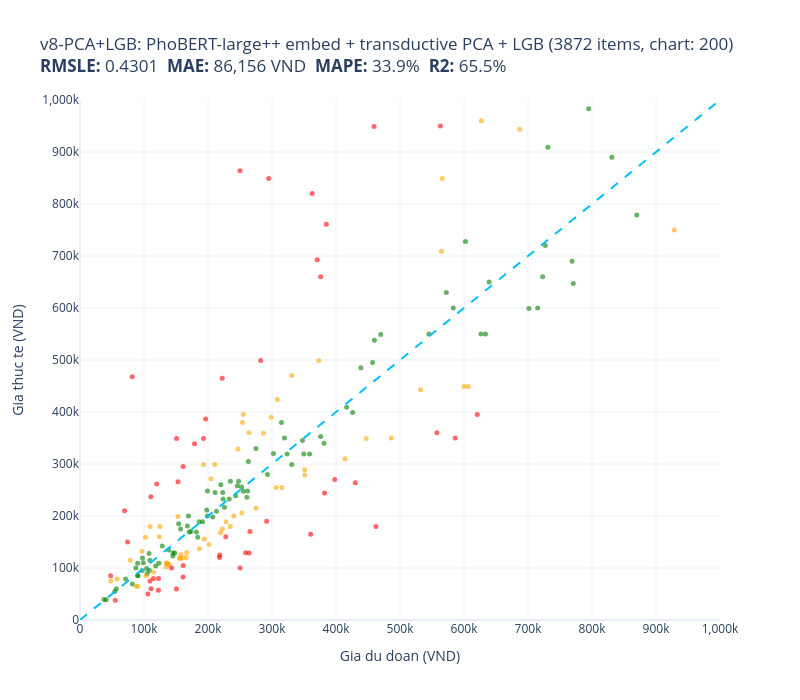
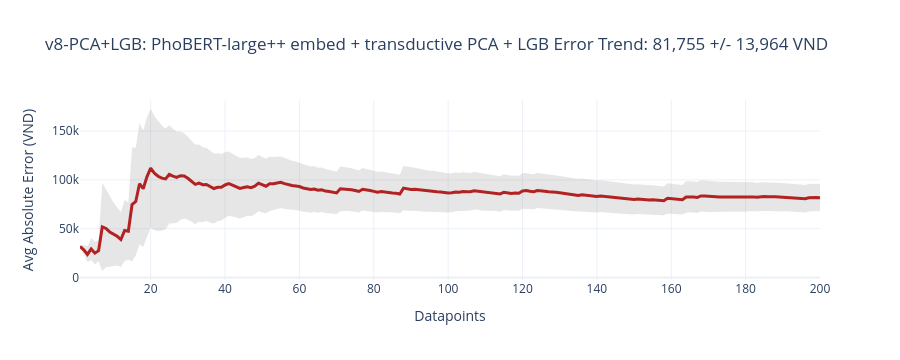

The notebook cell saved with these charts, in order:
### Code cell
print("\n--- v8-PCA+LGB: PhoBERT-large++ embed + Transductive PCA(256) + LGB ---")

V8_PCA_LGB_PATH = WEIGHTS_V8 / "lgb_v8_pbl_pca.pkl"
V8_PCA_PATH     = WEIGHTS_V8 / "pca_v8_transductive.pkl"

# Transductive PCA: fit on train+val+test to align embedding space
if V8_PCA_PATH.exists():
    pca_trans = joblib.load(V8_PCA_PATH)
    print(f"  Loaded transductive PCA: {V8_PCA_PATH.name}")
else:
    print("  Fitting transductive PCA(256) on train+val+test embeddings...")
    all_embs = np.vstack([pbl_emb_train, pbl_emb_val, pbl_emb_test])
    pca_trans = PCA(n_components=256, random_state=SEED)
    pca_trans.fit(all_embs)
    joblib.dump(pca_trans, V8_PCA_PATH)
    expl = pca_trans.explained_variance_ratio_.sum()
    print(f"  PCA fitted: 256 components, {expl:.1%} variance explained")
    del all_embs
    gc.collect()

X_pca_train = pca_trans.transform(pbl_emb_train).astype(np.float32)
X_pca_val   = pca_trans.transform(pbl_emb_val).astype(np.float32)
X_pca_test  = pca_trans.transform(pbl_emb_test).astype(np.float32)

# Append category one-hot
X_pca_cat_train = np.hstack([X_pca_train, cat_train.toarray().astype(np.float32)])
X_pca_cat_val   = np.hstack([X_pca_val,   cat_val_dense])
X_pca_cat_test  = np.hstack([X_pca_test,  cat_test_dense])

V7_PCA_LGB_PATH = WEIGHTS_V7 / "lgb_v7_phobert_pca.pkl"
if V8_PCA_LGB_PATH.exists():
    lgb_pca = joblib.load(V8_PCA_LGB_PATH)
    print(f"  Loaded: {V8_PCA_LGB_PATH.name}")
elif V7_PCA_LGB_PATH.exists():
    # Reuse v7 LGB params but refit on v8 PCA features
    print("  Refitting LGB on v8 transductive PCA features (v7 params)...")
    v7_lgb_params = json.load(open(WEIGHTS_V6 / "lgb_v6_best_params.json")) \
        if (WEIGHTS_V6 / "lgb_v6_best_params.json").exists() else {}
    lgb_pca = lgb.LGBMRegressor(                                                                                                                              
    n_estimators=1000, num_leaves=127, min_child_samples=30,                                                                                              
    feature_fraction=0.8, lambda_l2=0.1, learning_rate=0.05,                                                                                              
    random_state=SEED, n_jobs=6, verbose=-1,                                                                                                              
    **{k: v for k, v in v7_lgb_params.items()                                                                                                             
        if k not in ("n_estimators", "random_state", "verbose", "n_jobs",
                    "num_leaves", "min_child_samples", "feature_fraction",                                                                                
                    "lambda_l2", "learning_rate")}                                                                                                        
)
    lgb_pca.fit(X_pca_cat_train, np.log1p(train_prices))
    joblib.dump(lgb_pca, V8_PCA_LGB_PATH)
    print(f"  Saved: {V8_PCA_LGB_PATH.name}")
else:
    print("  Training LGB on v8-PCA features (default params)...")
    lgb_pca = lgb.LGBMRegressor(
        n_estimators=1000, num_leaves=127, min_child_samples=30,
        feature_fraction=0.8, lambda_l2=0.1, learning_rate=0.05,
        random_state=SEED, n_jobs=6, verbose=-1,
    )
    lgb_pca.fit(X_pca_cat_train, np.log1p(train_prices))
    joblib.dump(lgb_pca, V8_PCA_LGB_PATH)
    print(f"  Saved: {V8_PCA_LGB_PATH.name}")

pred_pca_val  = np.expm1(lgb_pca.predict(X_pca_cat_val))
pred_pca_test = np.expm1(lgb_pca.predict(X_pca_cat_test))
ALL_PREDS_VAL["v8-PCA+LGB"]  = pred_pca_val
ALL_PREDS_TEST["v8-PCA+LGB"] = pred_pca_test
evaluate_and_store(test_prices, pred_pca_test,
                   "v8-PCA+LGB: PhoBERT-large++ embed + transductive PCA + LGB", test_names)

del pbl_emb_train, X_pca_train, X_pca_cat_train
gc.collect()

print(f"\n=== STACKING POOL: {len(ALL_PREDS_VAL)} models ===")
for name in ALL_PREDS_VAL:
    print(f"  {name:35s}: test RMSLE = {rmsle(test_prices, ALL_PREDS_TEST[name]):.4f}")


# ============================================================
# PHASE 6: STACKING META-LEARNERS (FIXED LGB EARLY STOPPING)
# ============================================================

### Figure 1 — Plotly figure (JSON) as saved in the notebook; plotly's stock layout.template omitted (floating-point values rounded to 4 significant figures)
{"data": [{"customdata": [["Bộ Nookoi Phấn Má Hồng BL02 Sunset Veil ...\nDu doan: 260,812 VND\nThuc te: 236,000 VND"], ["Muối rửa bát finish 1.2kg (Đức) - muối r...\nDu doan: 123,262 VND\nThuc te: 109,000 VND"], ["Nước giặt quần áo em bé D-nee Lovely Sky...\nDu doan: 255,224 VND\nThuc te: 247,500 VND"], ["Áo thun nam có cổ Nhật Tuấn\nDu doan: 220,058 VND\nThuc te: 260,000 VND"], ["Kem nhuộm tóc Salon de Pro  3B\nDu doan: 157,095 VND\nThuc te: 175,000 VND"], ["Tã dán Amico nội địa Nhật size L44+6\nDu doan: 347,502 VND\nThuc te: 345,000 VND"], ["Ống tiêt kiệm heo ăn kem, quà tặng, tran...\nDu doan: 213,200 VND\nThuc te: 209,000 VND"], ["Đồ bộ ngủ lụa satin tay ngắn quần dài mà...\nDu doan: 173,482 VND\nThuc te: 170,000 VND"], ["Vali kéo TRIP P806 nhựa PC/ABS - Bảo hàn...\nDu doan: 572,304 VND\nThuc te: 630,000 VND"], ["Balo Laptop Đẹp Đi Học Đi Làm Xbags Mode...\nDu doan: 330,780 VND\nThuc te: 299,000 VND"], ["Dép tổ ong màu đen\nDu doan: 40,961 VND\nThuc te: 39,000 VND"], ["Áo Ngực Trơn Dây Ren Có Gọng Đệm Vừa Zue...\nDu doan: 191,722 VND\nThuc te: 189,000 VND"], ["Bao Da Hộ Chiếu / PASSPORT Mika A-001-01...\nDu doan: 207,417 VND\nThuc te: 198,000 VND"], ["Gọng kính plastic hiệu Velocity VL91411 ...\nDu doan: 381,357 VND\nThuc te: 340,000 VND"], ["03 bộ tranh xếp hình 70 mảnh ghép khổ A3...\nDu doan: 90,242 VND\nThuc te: 85,000 VND"], ["Bàn Phím Tương Thích Cho Laptop Asus X40...\nDu doan: 247,899 VND\nThuc te: 267,000 VND"], ["Sạc Tương Thích Cho Laptop MSI GL62M 7RC...\nDu doan: 583,270 VND\nThuc te: 600,000 VND"], ["Tẩu Sạc Ô Tô Hoco Z31 - Hàng Chính Hãng\nDu doan: 148,007 VND\nThuc te: 129,000 VND"], ["Cặp da nam công sở CCS6 - Cặp đựng catal...\nDu doan: 425,906 VND\nThuc te: 399,000 VND"], ["Nồi Lẩu Điện Kèm Xửng Hấp JLPL@L JL-EP33...\nDu doan: 722,852 VND\nThuc te: 660,000 VND"], ["Giày Sandal Nam The Bily Quai Chéo - Đế ...\nDu doan: 323,556 VND\nThuc te: 319,000 VND"], ["Trò chơi trí tuệ Animal Match giúp trẻ p...\nDu doan: 349,605 VND\nThuc te: 319,000 VND"], ["Combo Serum Tia'm Làm Sáng, Phục Hồi Cho...\nDu doan: 602,243 VND\nThuc te: 728,000 VND"], ["Kính râm Nam nữ Dáng Vuông Gọng Nhựa Chố...\nDu doan: 181,868 VND\nThuc te: 169,000 VND"], ["Bộ ba tranh tráng gương hươu vàng cao cấ...\nDu doan: 715,110 VND\nThuc te: 600,000 VND"], ["Sạc Laptop dùng cho Máy Tinh HP - Kèm Dâ...\nDu doan: 233,222 VND\nThuc te: 232,771 VND"], ["Giày lười vải nam thoáng khí cho bố - Gi...\nDu doan: 222,985 VND\nThuc te: 245,000 VND"], ["Dụng cụ mài dao Joseph Joseph 100488 - R...\nDu doan: 830,982 VND\nThuc te: 890,000 VND"], ["Cặp dầu gội gừng trắng 400ml + dầu xả gừ...\nDu doan: 626,473 VND\nThuc te: 550,000 VND"], ["Bếp gas đôi mặt kính Sogo HOSUN NC-729GJ...\nDu doan: 633,494 VND\nThuc te: 550,000 VND"], ["Ốp case dành cho macbook kèm tấm phủ bàn...\nDu doan: 235,056 VND\nThuc te: 267,000 VND"], ["Set 2 bao bọc giày đi mưa , chống nước ,...\nDu doan: 90,177 VND\nThuc te: 109,000 VND"], ["Giày cao gót bít mũi cao 3 cm, gót nhập ...\nDu doan: 292,919 VND\nThuc te: 280,000 VND"], ["Dung dịch vệ sinh hằng ngày Orasic 200ml\nDu doan: 104,840 VND\nThuc te: 89,000 VND"], ["Bao da cho Galaxy Z Fold 6 Nillkin Aoge ...\nDu doan: 302,336 VND\nThuc te: 320,000 VND"], ["Vali du lịch Vali kéo cao cấp chính hãng...\nDu doan: 416,612 VND\nThuc te: 409,000 VND"], ["Gạo Ngọc Nương ST 25 đặc sản 3Kg\nDu doan: 145,086 VND\nThuc te: 123,000 VND"], ["Balo Nam KOJIBA Phát Sáng Có Sạc USB, Kh...\nDu doan: 319,556 VND\nThuc te: 350,000 VND"], ["Cây xương rồng nhảy múa vui nhộn, uốn lư...\nDu doan: 169,457 VND\nThuc te: 200,000 VND"], ["Chuột có dây MicroPack COMFY MINI 2 M-10...\nDu doan: 145,280 VND\nThuc te: 129,000 VND"], ["Giày cao gót 7 phân bản trong gót bọc ki...\nDu doan: 183,890 VND\nThuc te: 159,000 VND"], ["Combo Finish Eco 0% : Viên rửa bát Eco 7...\nDu doan: 438,893 VND\nThuc te: 485,000 VND"], ["Ghế nhựa đúc kiểu Pháp bền đẹp\nDu doan: 731,075 VND\nThuc te: 909,000 VND"], ["Pin dành cho Laptop HP Pavilion 15-cs Se...\nDu doan: 701,448 VND\nThuc te: 599,000 VND"], ["Pin dùng cho Laptop HP Elitebook 840 G3 ...\nDu doan: 794,743 VND\nThuc te: 983,250 VND"], ["Xịt Chống Nắng Body Bơ Nghệ COCAYHOALA S...\nDu doan: 225,650 VND\nThuc te: 216,800 VND"], ["Sạc dành cho Laptop Charger AC Power Ada...\nDu doan: 768,887 VND\nThuc te: 690,000 VND"], ["Set tăm chải kẽ răng cao su mềm hình chữ...\nDu doan: 138,491 VND\nThuc te: 134,500 VND"], ["Lõi Lọc Thô Số 2 KAROFI SMAX PRO 2 - Hàn...\nDu doan: 87,314 VND\nThuc te: 100,000 VND"], ["Gối Nằm Cao Su Thiên Nhiên Liên Á Contou...\nDu doan: 727,146 VND\nThuc te: 720,000 VND"], ["Dầu gội hỗ trợ giảm rụng tóc và kích thí...\nDu doan: 314,807 VND\nThuc te: 380,000 VND"], ["Kính râm cận, Kính râm cận Mắt Tròn 2 lớ...\nDu doan: 186,257 VND\nThuc te: 189,000 VND"], ["Áo len nam Novelty dai tay cổ tim phối h...\nDu doan: 457,137 VND\nThuc te: 495,000 VND"], ["Máy sấy tóc Bluestone HDB-1846 - Hàng ch...\nDu doan: 469,874 VND\nThuc te: 549,000 VND"], ["Serum Chống Nắng & Dưỡng Thể Toàn Thân N...\nDu doan: 128,474 VND\nThuc te: 142,500 VND"], ["Ốp Lưng Cho Samsung Galaxy S25 Ultra / S...\nDu doan: 97,614 VND\nThuc te: 119,000 VND"], ["Mũ Miki chữ tàu - Mũ tròn không vành mẫu...\nDu doan: 97,000 VND\nThuc te: 95,000 VND"], ["Tinh dầu Spring Warm - ScentHomes (Sprin...\nDu doan: 869,976 VND\nThuc te: 779,000 VND"], ["Khăn phủ đàn piano cao cấp chống bụi chố...\nDu doan: 211,012 VND\nThuc te: 245,000 VND"], ["Khăn ướt cồn diệt khuẩn LETGREEN 50 tờ\nDu doan: 37,344 VND\nThuc te: 39,200 VND"], ["Son Bóng 3CE Dưỡng Ẩm 31 Lavender Cream ...\nDu doan: 252,534 VND\nThuc te: 256,000 VND"], ["Thắt Lưng Nữ Dây Nịt Nữ Button mang đầm ...\nDu doan: 104,154 VND\nThuc te: 99,000 VND"], ["COMBO Hộp Đựng Cơm, Cà Mèn giữ Nhiệt 4 T...\nDu doan: 90,256 VND\nThuc te: 85,555 VND"], ["Sạc cho Laptop Hp ProBook 4420s 4440s 44...\nDu doan: 223,573 VND\nThuc te: 232,875 VND"], ["Ugreen UG30989CR104TK 1M màu đen USB 2.0...\nDu doan: 199,163 VND\nThuc te: 248,000 VND"], ["Nước Tẩy Trang Hada Labo Sạch Sâu Dưỡng ...\nDu doan: 107,942 VND\nThuc te: 128,000 VND"], ["Vỏ Máy Tính Case Sahara 400 Đen – Hàng C...\nDu doan: 639,276 VND\nThuc te: 650,000 VND"], ["Sạc Tương Thích Cho Laptop Lenovo G50 G5...\nDu doan: 263,085 VND\nThuc te: 305,000 VND"], ["Phấn Phủ Australis Kiềm Dầu 2in1 #Nude 1...\nDu doan: 243,236 VND\nThuc te: 239,000 VND"], ["Thắt Lưng Nam Da Bò BIGGBEN Cao Cấp TLB2...\nDu doan: 358,728 VND\nThuc te: 319,000 VND"], ["VÍ DA MÀU NÂU ĐEN DÀNH CHO NAM GIỚI - VÍ...\nDu doan: 199,062 VND\nThuc te: 200,000 VND"], ["Dầu Xả Tóc Từ Hoa Trà Phục Hồi Tóc Khô X...\nDu doan: 167,723 VND\nThuc te: 181,000 VND"], ["WHALE, mã G274. Áo thun in đẹp cho nam n...\nDu doan: 81,902 VND\nThuc te: 69,000 VND"], ["Nước ngậm Răng Miệng Bầu Mây 120ml - Ngu...\nDu doan: 71,310 VND\nThuc te: 79,000 VND"], ["b.box Dây đeo bình nước giữ nhiệt đa năn...\nDu doan: 154,137 VND\nThuc te: 185,000 VND"], ["Ốp lưng cho Samsung A04 - A04s - A05 - A...\nDu doan: 56,903 VND\nThuc te: 60,000 VND"], ["Ốp lưng dành cho Realme C35 mẫu Thư Pháp...\nDu doan: 54,269 VND\nThuc te: 55,000 VND"], ["Sạc Tương Thích Cho Máy Tính Asus 19V – ...\nDu doan: 770,750 VND\nThuc te: 647,000 VND"], ["Phụ kiện kết nối bộ lọc thô, lọc sinh ho...\nDu doan: 109,227 VND\nThuc te: 115,000 VND"], ["Ugreen UG50320LP114TK Màu Đen Gá đỡ k...\nDu doan: 108,522 VND\nThuc te: 95,000 VND"], ["Găng tay cao su size M - 35cm 100% Cao S...\nDu doan: 98,951 VND\nThuc te: 110,000 VND"], ["Áo sơ mi tay ngắn Khatoco (size S-2XL)\nDu doan: 459,989 VND\nThuc te: 538,000 VND"], ["Ví Da Nam Cầm Tay 1 Ngăn Khóa Nam Tính\nDu doan: 170,839 VND\nThuc te: 169,000 VND"], ["Bột ngũ cốc Quasure light túi 400 gram B...\nDu doan: 118,261 VND\nThuc te: 104,025 VND"], ["Giày cao gót đính nơ sang trong 10cm ( c...\nDu doan: 274,913 VND\nThuc te: 330,000 VND"], ["Áp tròng cosplay white mesh trắng 14.0MM...\nDu doan: 198,002 VND\nThuc te: 211,500 VND"], ["[HSD 12/2026] Thực Phẩm Bảo Vệ Sức Khỏe ...\nDu doan: 375,989 VND\nThuc te: 353,000 VND"], ["Freeship - NÓN LƯỠI TRAI SNAPBACK CÁNH Đ...\nDu doan: 245,993 VND\nThuc te: 258,000 VND"], ["Dép Xỏ Ngón Nữ Đế Bệt HÀ NAM Da Bò Cao C...\nDu doan: 261,927 VND\nThuc te: 248,000 VND"], ["Sạc Tương Thích Cho Laptop Asus CM5500FD...\nDu doan: 545,197 VND\nThuc te: 550,000 VND"]], "hovertemplate": "%{customdata[0]}<extra></extra>", "marker": {"color": "green", "opacity": 0.6, "size": 5}, "mode": "markers", "name": "green", "type": "scatter", "x": [260800.0, 123300.0, 255200.0, 220100.0, 157100.0, 347500.0, 213200.0, 173500.0, 572300.0, 330800.0, 40960.0, 191700.0, 207400.0, 381400.0, 90240.0, 247900.0, 583300.0, 148000.0, 425900.0, 722900.0, 323600.0, 349600.0, 602200.0, 181900.0, 715100.0, 233200.0, 223000.0, 831000.0, 626500.0, 633500.0, 235100.0, 90180.0, 292900.0, 104800.0, 302300.0, 416600.0, 145100.0, 319600.0, 169500.0, 145300.0, 183900.0, 438900.0, 731100.0, 701400.0, 794700.0, 225700.0, 768900.0, 138500.0, 87310.0, 727100.0, 314800.0, 186300.0, 457100.0, 469900.0, 128500.0, 97610.0, 97000.0, 870000.0, 211000.0, 37340.0, 252500.0, 104200.0, 90260.0, 223600.0, 199200.0, 107900.0, 639300.0, 263100.0, 243200.0, 358700.0, 199100.0, 167700.0, 81900.0, 71310.0, 154100.0, 56900.0, 54270.0, 770800.0, 109200.0, 108500.0, 98950.0, 460000.0, 170800.0, 118300.0, 274900.0, 198000.0, 376000.0, 246000.0, 261900.0, 545200.0], "y": [236000.0, 109000.0, 247500.0, 260000.0, 175000.0, 345000.0, 209000.0, 170000.0, 630000.0, 299000.0, 39000.0, 189000.0, 198000.0, 340000.0, 85000.0, 267000.0, 600000.0, 129000.0, 399000.0, 660000.0, 319000.0, 319000.0, 728000.0, 169000.0, 600000.0, 232800.0, 245000.0, 890000.0, 550000.0, 550000.0, 267000.0, 109000.0, 280000.0, 89000.0, 320000.0, 409000.0, 123000.0, 350000.0, 200000.0, 129000.0, 159000.0, 485000.0, 909000.0, 599000.0, 983200.0, 216800.0, 690000.0, 134500.0, 100000.0, 720000.0, 380000.0, 189000.0, 495000.0, 549000.0, 142500.0, 119000.0, 95000.0, 779000.0, 245000.0, 39200.0, 256000.0, 99000.0, 85560.0, 232900.0, 248000.0, 128000.0, 650000.0, 305000.0, 239000.0, 319000.0, 200000.0, 181000.0, 69000.0, 79000.0, 185000.0, 60000.0, 55000.0, 647000.0, 115000.0, 95000.0, 110000.0, 538000.0, 169000.0, 104000.0, 330000.0, 211500.0, 353000.0, 258000.0, 248000.0, 550000.0]}, {"customdata": [["Kính Áp Tròng Symphony Blue Sky 14.0mm -...\nDu doan: 157,707 VND\nThuc te: 125,875 VND"], ["Giầy tây giày lười nam hàn quốc da bóng ...\nDu doan: 153,057 VND\nThuc te: 199,000 VND"], ["Bút Chì Sáp Kẻ Lông Mày Lõi Siêu Mịn Khô...\nDu doan: 228,147 VND\nThuc te: 189,000 VND"], ["1 đầu xích inox cao cấp nhập khẩu dành đ...\nDu doan: 88,273 VND\nThuc te: 64,999 VND"], ["Bộ 1 Cặp Lót Giày Tăng Chiều Cao Đệm Khí...\nDu doan: 58,155 VND\nThuc te: 79,000 VND"], ["Giá treo dao kéo và dụng cụ nhà bếp dán ...\nDu doan: 155,455 VND\nThuc te: 119,000 VND"], ["Combo Tiết Kiệm 5 Chai Xịt Chống Muỗi Và...\nDu doan: 246,694 VND\nThuc te: 329,000 VND"], ["Bàn Chải Nhựa Hồ Bơi Emaux CE201\nDu doan: 274,855 VND\nThuc te: 215,000 VND"], ["Combo 4 Bột Làm Trắng Răng Eucryl Hương ...\nDu doan: 109,493 VND\nThuc te: 180,000 VND"], ["Ví nữ dài cầm tay hoạ tiết lập thể IDIGO...\nDu doan: 263,968 VND\nThuc te: 360,000 VND"], ["Bóp nữ đựng tiền - màu xanh navy - da bò...\nDu doan: 486,343 VND\nThuc te: 350,000 VND"], ["CỦ LOA BASS RỜI 30 HÀNG CHÍNH HÃNG HẢI T...\nDu doan: 414,126 VND\nThuc te: 310,000 VND"], ["Bộ 2 Bộ chiết mỹ phẩm 6 món Màu Hồng\nDu doan: 48,029 VND\nThuc te: 74,950 VND"], ["Combo Balo nam nữ đi học hình Luffy phát...\nDu doan: 210,543 VND\nThuc te: 299,000 VND"], ["Pin Tương Thích Cho Laptop Dell Vostro 2...\nDu doan: 600,249 VND\nThuc te: 449,000 VND"], ["Lồng Đèn Gỗ Trung Thu Mẫu Mới 2024 Lalam...\nDu doan: 137,382 VND\nThuc te: 109,000 VND"], ["Cáp USB TypeC sang USB 2.0 Hỗ trợ sạ...\nDu doan: 165,788 VND\nThuc te: 120,000 VND"], ["Hộp đựng đồ ăn dặm an toàn - Set 4 hộp k...\nDu doan: 330,771 VND\nThuc te: 470,000 VND"], ["Cặp đa năng laptop thời trang SUB 15\" in...\nDu doan: 201,422 VND\nThuc te: 145,041 VND"], ["Mặt Nạ Làm Sạch, Dưỡng Ẩm Và Se Khít Lỗ ...\nDu doan: 102,230 VND\nThuc te: 159,000 VND"], ["Sạc dành cho Laptop ASUS VivoBook 15 X50...\nDu doan: 306,154 VND\nThuc te: 255,000 VND"], ["Combo 2 Son Dưỡng LipIce Hiệu Chỉnh Sắc ...\nDu doan: 166,668 VND\nThuc te: 130,000 VND"], ["Bàn Phím dùng cho Laptop Asus Zenbook UX...\nDu doan: 687,167 VND\nThuc te: 943,920 VND"], ["Đồ Chơi Thú Nhồi Bông Bí Ẩn Series 3 - B...\nDu doan: 286,643 VND\nThuc te: 359,000 VND"], ["Chì Kẻ Mày Silkygirl Hai Đầu Lâu Trôi 01...\nDu doan: 123,924 VND\nThuc te: 160,000 VND"], ["Bàn phím dùng cho Laptop ASUS VivoBook 1...\nDu doan: 532,231 VND\nThuc te: 443,019 VND"], ["Kem Dưỡng Some By Mi Hỗ Trợ Giảm Mụn 60g\nDu doan: 351,177 VND\nThuc te: 279,000 VND"], ["Combo 2 Áo Ống Ren Hoa Nữ Khóa Cài Sau\nDu doan: 139,399 VND\nThuc te: 106,000 VND"], ["Bột Khoai Lang Tím Nguyên Chất SATACHI –...\nDu doan: 219,306 VND\nThuc te: 168,000 VND"], ["Bộ bikini 2 Mảnh Có Dây Đeo Cổ Thời Tran...\nDu doan: 222,536 VND\nThuc te: 175,000 VND"], ["Bình sữa cổ rộng 150ml và 270ml nhựa pp ...\nDu doan: 308,354 VND\nThuc te: 424,000 VND"], ["Dây Đeo Silicon Kai.N Wave Sport Cho Gal...\nDu doan: 160,324 VND\nThuc te: 119,000 VND"], ["Bếp Gas Đơn Mặt Inox WINDO - 118 ĐG | Bế...\nDu doan: 447,131 VND\nThuc te: 349,000 VND"], ["Hộp Đựng Xà Phòng, Miếng Rửa Chén & Cây ...\nDu doan: 928,687 VND\nThuc te: 750,000 VND"], ["Sạc cho Laptop Acer 19v-2.37A Chân mini ...\nDu doan: 252,853 VND\nThuc te: 205,965 VND"], ["Mũ len liền khăn lót nỉ trùm kín cổ siêu...\nDu doan: 78,488 VND\nThuc te: 115,000 VND"], ["Bộ dây tăng áp 3 lần vòi xịt nước rửa xe...\nDu doan: 186,579 VND\nThuc te: 136,825 VND"], ["Combo 6 Chai Muối Ớt Chanh Đỏ Nha Trang ...\nDu doan: 103,351 VND\nThuc te: 85,000 VND"], ["Mẫu mới nhất - Tã dán Caryn XL20 Siêu th...\nDu doan: 315,447 VND\nThuc te: 254,900 VND"], ["Áo khoác jean phối nón sọc caro Mã: NK15...\nDu doan: 373,193 VND\nThuc te: 499,000 VND"], ["Nón nam Mũ Lưỡi Trai Sò xoáy phong cách ...\nDu doan: 114,992 VND\nThuc te: 92,000 VND"], ["Sữa Tắm Nước Hoa Nữ Gennie Lôi Cuốn & Kh...\nDu doan: 134,637 VND\nThuc te: 102,000 VND"], ["Ví Sen da sáp handmade da thật\nDu doan: 240,215 VND\nThuc te: 200,000 VND"], ["Áo khoác len phong cách hàn quốc AK898.2\nDu doan: 255,098 VND\nThuc te: 395,000 VND"], ["Liễn Treo Thần Tài - Trang Trí Tết - VN0...\nDu doan: 192,948 VND\nThuc te: 299,000 VND"], ["Son Màu Có Dưỡng Lip On Lip Màu Cam Đào ...\nDu doan: 135,969 VND\nThuc te: 108,000 VND"], ["Son dưỡng môi thuần chay làm mềm và dưỡn...\nDu doan: 156,356 VND\nThuc te: 118,000 VND"], ["Bộ sản phẩm chăm sóc xương khớp: Viên xư...\nDu doan: 627,184 VND\nThuc te: 960,000 VND"], ["Vali du lịch kéo tay TN 22 inch - Màu Đe...\nDu doan: 351,113 VND\nThuc te: 289,000 VND"], ["Bộ 4 ổ khóa vali Fortress 1820 Q thân ...\nDu doan: 234,850 VND\nThuc te: 180,000 VND"], ["Bộ sản phẩm làm sạch sâu nước tẩy trang ...\nDu doan: 298,658 VND\nThuc te: 390,000 VND"], ["Ví da Basic nam nữ gọn nhẹ tiện dụng\nDu doan: 253,697 VND\nThuc te: 380,000 VND"], ["KÍNH CHẮN BULLDOG BUBBLE DẠNG BẦU (KHÔ...\nDu doan: 125,006 VND\nThuc te: 180,000 VND"], ["Giày siêu nhẹ Sneaker dây nữ đi mưa cao ...\nDu doan: 90,027 VND\nThuc te: 65,000 VND"], ["Sữa bột Nutifood Sweden GrowPLUS+ Colost...\nDu doan: 564,721 VND\nThuc te: 709,000 VND"], ["[HSD 01/2027] Sữa Dưỡng Thể Kiss My Body...\nDu doan: 96,759 VND\nThuc te: 132,000 VND"], ["Hộp 18x10x8 cm - Combo 100 thùng hộp car...\nDu doan: 194,418 VND\nThuc te: 156,000 VND"], ["Loa SUB Siêu Trầm Cao Cấp S1 - Hàng Nhập...\nDu doan: 566,094 VND\nThuc te: 849,000 VND"], ["HDD Box chuẩn M2 NVME sang Type-C tốc độ...\nDu doan: 606,941 VND\nThuc te: 449,000 VND"], ["Nước dưỡng tóc tinh dầu bưởi Cocoon 310m...\nDu doan: 204,702 VND\nThuc te: 271,500 VND"], ["Bình Ủ Cháo Inox 304 Giữ Nhiệt Tedemei C...\nDu doan: 134,768 VND\nThuc te: 109,000 VND"]], "hovertemplate": "%{customdata[0]}<extra></extra>", "marker": {"color": "orange", "opacity": 0.6, "size": 5}, "mode": "markers", "name": "orange", "type": "scatter", "x": [157700.0, 153100.0, 228100.0, 88270.0, 58160.0, 155500.0, 246700.0, 274900.0, 109500.0, 264000.0, 486300.0, 414100.0, 48030.0, 210500.0, 600200.0, 137400.0, 165800.0, 330800.0, 201400.0, 102200.0, 306200.0, 166700.0, 687200.0, 286600.0, 123900.0, 532200.0, 351200.0, 139400.0, 219300.0, 222500.0, 308400.0, 160300.0, 447100.0, 928700.0, 252900.0, 78490.0, 186600.0, 103400.0, 315400.0, 373200.0, 115000.0, 134600.0, 240200.0, 255100.0, 192900.0, 136000.0, 156400.0, 627200.0, 351100.0, 234800.0, 298700.0, 253700.0, 125000.0, 90030.0, 564700.0, 96760.0, 194400.0, 566100.0, 606900.0, 204700.0, 134800.0], "y": [125900.0, 199000.0, 189000.0, 65000.0, 79000.0, 119000.0, 329000.0, 215000.0, 180000.0, 360000.0, 350000.0, 310000.0, 74950.0, 299000.0, 449000.0, 109000.0, 120000.0, 470000.0, 145000.0, 159000.0, 255000.0, 130000.0, 943900.0, 359000.0, 160000.0, 443000.0, 279000.0, 106000.0, 168000.0, 175000.0, 424000.0, 119000.0, 349000.0, 750000.0, 206000.0, 115000.0, 136800.0, 85000.0, 254900.0, 499000.0, 92000.0, 102000.0, 200000.0, 395000.0, 299000.0, 108000.0, 118000.0, 960000.0, 289000.0, 180000.0, 390000.0, 380000.0, 180000.0, 65000.0, 709000.0, 132000.0, 156000.0, 849000.0, 449000.0, 271500.0, 109000.0]}, {"customdata": [["[LIMITED EDITION] TRÀ AHMAD ANH QUỐC - B...\nDu doan: 150,836 VND\nThuc te: 349,000 VND"], ["Tẩu sạc CHOETECH TC0014 nhanh 60W dùng t...\nDu doan: 178,984 VND\nThuc te: 339,000 VND"], ["Máy massage cầm tay mini dùng pin sạc đa...\nDu doan: 362,729 VND\nThuc te: 820,000 VND"], ["Máy hút bụi mini không dây cầm tay nhỏ n...\nDu doan: 110,799 VND\nThuc te: 237,000 VND"], ["Bộ khung võng BAN MAI:  khung võng sắt s...\nDu doan: 563,138 VND\nThuc te: 950,000 VND"], ["Hộp Đựng Xà Phòng Treo Tường ATMOR DH-72...\nDu doan: 370,604 VND\nThuc te: 693,000 VND"], ["Mặt nạ chống lão hóa The Derma Best VC10...\nDu doan: 462,428 VND\nThuc te: 180,000 VND"], ["Viên nấu cà ri (curry) Nhật Bản 200g\nDu doan: 47,842 VND\nThuc te: 85,000 VND"], ["Wekki Đồ Chơi Lắp Ráp Tiệm Đá Bào Wk5060...\nDu doan: 282,294 VND\nThuc te: 499,000 VND"], ["Bút Cao Cấp CEO - 6635B(S)\nDu doan: 250,055 VND\nThuc te: 100,000 VND"], ["Lọ thủy tinh đựng gia vị, hạt, đồ khô hì...\nDu doan: 143,150 VND\nThuc te: 99,900 VND"], ["Túi Canvas Nữ Thời Trang Hàn Quốc, Túi V...\nDu doan: 69,675 VND\nThuc te: 210,000 VND"], ["Đồ Chơi DUKA: Nông Trại Vui Vẻ - DK81315\nDu doan: 196,340 VND\nThuc te: 386,310 VND"], ["Đèn Wifi TP-Link Tapo Smart Wifi Dayligh...\nDu doan: 397,965 VND\nThuc te: 270,000 VND"], ["Dép Sandal Nam Nữ Hot Trend Quai Ngang 2...\nDu doan: 161,090 VND\nThuc te: 295,000 VND"], ["Bàn Phím dùng cho laptop Dell Latitude 1...\nDu doan: 430,176 VND\nThuc te: 263,718 VND"], ["Combo Khớp linh hoạt (1 hộp Trà tía tô t...\nDu doan: 222,180 VND\nThuc te: 465,000 VND"], ["PIN DỰ PHÒNG AUKEY 10.000MAH PD 18W PB-N...\nDu doan: 620,784 VND\nThuc te: 395,000 VND"], ["Giày sandal quai ngang thời trang gót vu...\nDu doan: 218,389 VND\nThuc te: 125,000 VND"], ["Sạc Tương Thích Cho Laptop Sony Pcg-7181...\nDu doan: 382,116 VND\nThuc te: 244,000 VND"], ["Sữa tươi tiệt trùng Devondale nguyên ch...\nDu doan: 161,253 VND\nThuc te: 105,000 VND"], ["Mũ chống nắng vành mũ có thể co giãn - H...\nDu doan: 81,639 VND\nThuc te: 468,000 VND"], ["Cà Phê Sữa PLUS Hòa Tan 3IN1 KING COFFEE...\nDu doan: 119,775 VND\nThuc te: 261,500 VND"], ["Thùng 20 chai nước rửa chén hương chanh ...\nDu doan: 250,073 VND\nThuc te: 864,000 VND"], ["Nón mữ beret nam nữ giữ ấm vải nỉ 2 lớp ...\nDu doan: 217,882 VND\nThuc te: 120,000 VND"], ["Combo 3 Quần Tây Dài Nam Co Giãn Mạnh/Qu...\nDu doan: 227,774 VND\nThuc te: 159,999 VND"], ["Bình nước PET Lock&Lock HAP781 1.2L\nDu doan: 111,024 VND\nThuc te: 60,000 VND"], ["Loa kèm Mic trợ giảng Shidu mini chuyên ...\nDu doan: 376,040 VND\nThuc te: 660,000 VND"], ["Cặp xách đựng laptop 15,6 inch vải dù ch...\nDu doan: 264,252 VND\nThuc te: 129,000 VND"], ["Thanh treo khăn 60cm - CS-5404 - INOX SU...\nDu doan: 384,886 VND\nThuc te: 761,000 VND"], ["Tai nghe đeo cổ Wiwu Flex GB01 cho các t...\nDu doan: 586,301 VND\nThuc te: 350,000 VND"], ["Thực Phẩm Bảo Vệ Sức Khỏe Alcofree\nDu doan: 192,982 VND\nThuc te: 349,000 VND"], ["Áo Thun Nam Có Cổ Tròn Thun Cá Sấu Cotto...\nDu doan: 74,410 VND\nThuc te: 150,000 VND"], ["Lược Massage Dụng Cụ Làm Đẹp Chuyên Nghi...\nDu doan: 109,339 VND\nThuc te: 75,000 VND"], ["Sữa Hạt Hạnh Nhân ALMOND BREEZE vị Choco...\nDu doan: 258,766 VND\nThuc te: 129,320 VND"], ["COMBO 2 Mũ Tắm Trùm Đầu CUTE Tránh Ướt T...\nDu doan: 114,727 VND\nThuc te: 80,000 VND"], ["Kẹp Gỗ Đa Năng  Dùng Để Gắp Kẹp Thức Ăn ...\nDu doan: 122,522 VND\nThuc te: 57,000 VND"], ["Thực phẩm dinh dưỡng y học Ensure Gold h...\nDu doan: 459,335 VND\nThuc te: 949,000 VND"], ["1 kg túi đựng rác dùng cho thùng rác 240...\nDu doan: 106,016 VND\nThuc te: 50,000 VND"], ["Dây giày chéo chữ X chống tuột gót, nhấc...\nDu doan: 55,131 VND\nThuc te: 38,161 VND"], ["Thắt Lưng Nữ Da Cá Sấu Huy Hoàng HT5201 ...\nDu doan: 294,888 VND\nThuc te: 849,000 VND"], ["Combo Chai xịt vệ sinh kính 300ml Rocket...\nDu doan: 153,172 VND\nThuc te: 266,000 VND"], ["Đồ Chơi Bảng Vẽ 2 Trong 1 Sáng Tạo Cho B...\nDu doan: 150,606 VND\nThuc te: 59,800 VND"], ["NÓN LƯỠI TRAI CAO CẤP SPIGEN ĐEN - Hàng ...\nDu doan: 161,015 VND\nThuc te: 82,500 VND"], ["Giày đế xuồng Cillie da thật hở mũi cao ...\nDu doan: 557,618 VND\nThuc te: 360,000 VND"], ["100 viên rửa bát Finish clasic dùng cho ...\nDu doan: 360,405 VND\nThuc te: 165,000 VND"], ["Kem Làm Sạch Da Eczestop\nDu doan: 265,458 VND\nThuc te: 170,000 VND"], ["Kính Cường Lực siêu mỏng chống trầy xước...\nDu doan: 291,634 VND\nThuc te: 190,000 VND"], ["Cáp mạng LAN CAT6 UTP 5M màu Đen Ugre...\nDu doan: 122,684 VND\nThuc te: 80,000 VND"]], "hovertemplate": "%{customdata[0]}<extra></extra>", "marker": {"color": "red", "opacity": 0.6, "size": 5}, "mode": "markers", "name": "red", "type": "scatter", "x": [150800.0, 179000.0, 362700.0, 110800.0, 563100.0, 370600.0, 462400.0, 47840.0, 282300.0, 250100.0, 143200.0, 69670.0, 196300.0, 398000.0, 161100.0, 430200.0, 222200.0, 620800.0, 218400.0, 382100.0, 161300.0, 81640.0, 119800.0, 250100.0, 217900.0, 227800.0, 111000.0, 376000.0, 264300.0, 384900.0, 586300.0, 193000.0, 74410.0, 109300.0, 258800.0, 114700.0, 122500.0, 459300.0, 106000.0, 55130.0, 294900.0, 153200.0, 150600.0, 161000.0, 557600.0, 360400.0, 265500.0, 291600.0, 122700.0], "y": [349000.0, 339000.0, 820000.0, 237000.0, 950000.0, 693000.0, 180000.0, 85000.0, 499000.0, 100000.0, 99900.0, 210000.0, 386300.0, 270000.0, 295000.0, 263700.0, 465000.0, 395000.0, 125000.0, 244000.0, 105000.0, 468000.0, 261500.0, 864000.0, 120000.0, 160000.0, 60000.0, 660000.0, 129000.0, 761000.0, 350000.0, 349000.0, 150000.0, 75000.0, 129300.0, 80000.0, 57000.0, 949000.0, 50000.0, 38160.0, 849000.0, 266000.0, 59800.0, 82500.0, 360000.0, 165000.0, 170000.0, 190000.0, 80000.0]}, {"hoverinfo": "skip", "line": {"color": "deepskyblue", "dash": "dash", "width": 2}, "mode": "lines", "name": "y=x", "showlegend": false, "type": "scatter", "x": [0, 1000000], "y": [0, 1000000]}], "layout": {"height": 700, "showlegend": false, "title": {"text": "v8-PCA+LGB: PhoBERT-large++ embed + transductive PCA + LGB (3872 items, chart: 200)<br><b>RMSLE:</b> 0.4301  <b>MAE:</b> 86,156 VND  <b>MAPE:</b> 33.9%  <b>R2:</b> 65.5%"}, "width": 800, "xaxis": {"range": [0, 1000000], "ticktext": ["0", "100k", "200k", "300k", "400k", "500k", "600k", "700k", "800k", "900k", "1,000k"], "tickvals": [0, 100000, 200000, 300000, 400000, 500000, 600000, 700000, 800000, 900000, 1000000], "title": {"text": "Gia du doan (VND)"}}, "yaxis": {"range": [0, 1000000], "ticktext": ["0", "100k", "200k", "300k", "400k", "500k", "600k", "700k", "800k", "900k", "1,000k"], "tickvals": [0, 100000, 200000, 300000, 400000, 500000, 600000, 700000, 800000, 900000, 1000000], "title": {"text": "Gia thuc te (VND)"}}}}

### Figure 2 — Plotly figure (JSON) as saved in the notebook; plotly's stock layout.template omitted (floating-point values rounded to 4 significant figures; data arrays with more than 128 entries replaced by an {"elided": "..."} marker saying what was removed)
{"data": [{"fill": "toself", "fillcolor": "rgba(128,128,128,0.2)", "hoverinfo": "skip", "line": {"color": "rgba(255,255,255,0)"}, "showlegend": false, "type": "scatter", "x": {"elided": "400 int values"}, "y": {"elided": "400 float values"}}, {"line": {"color": "firebrick", "width": 3}, "mode": "lines", "name": "Cumulative Avg Error", "type": "scatter", "x": {"elided": "200 int values"}, "y": {"elided": "200 float values"}}], "layout": {"height": 360, "showlegend": false, "title": {"text": "v8-PCA+LGB: PhoBERT-large++ embed + transductive PCA + LGB Error Trend: 81,755 +/- 13,964 VND"}, "width": 900, "xaxis": {"title": {"text": "Datapoints"}}, "yaxis": {"ticktext": ["0", "50k", "100k", "150k", "200k"], "tickvals": [0, 50000, 100000, 150000, 200000], "title": {"text": "Avg Absolute Error (VND)"}}}}
